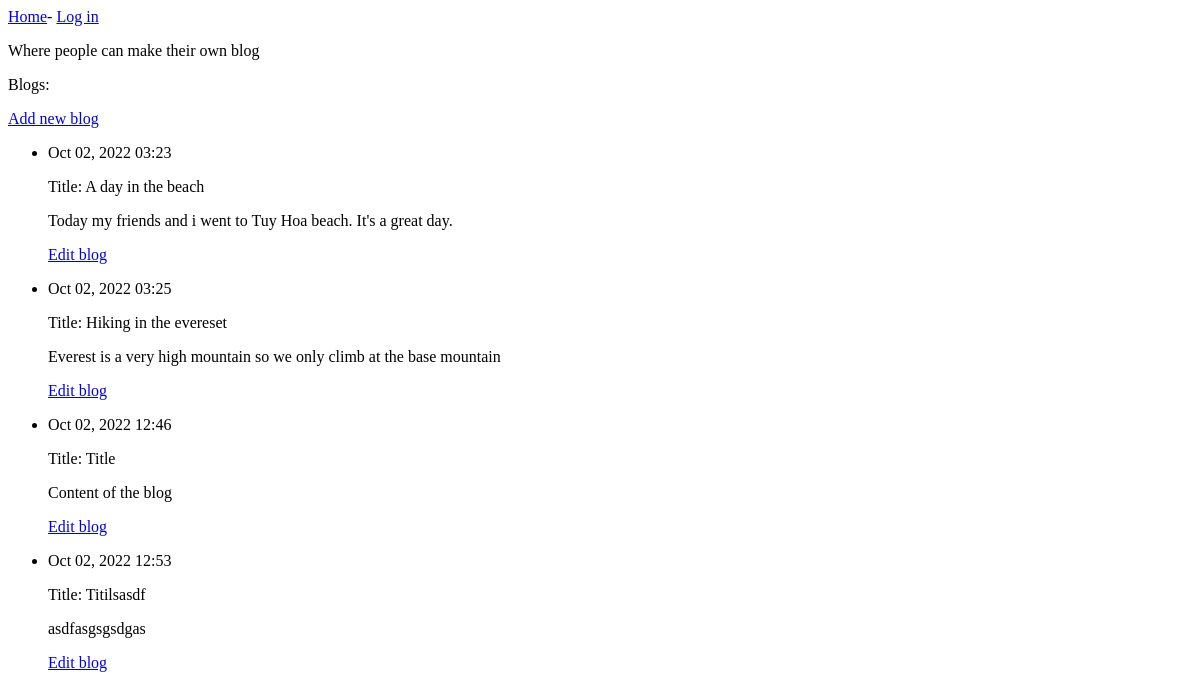
Before: / with the older database file.
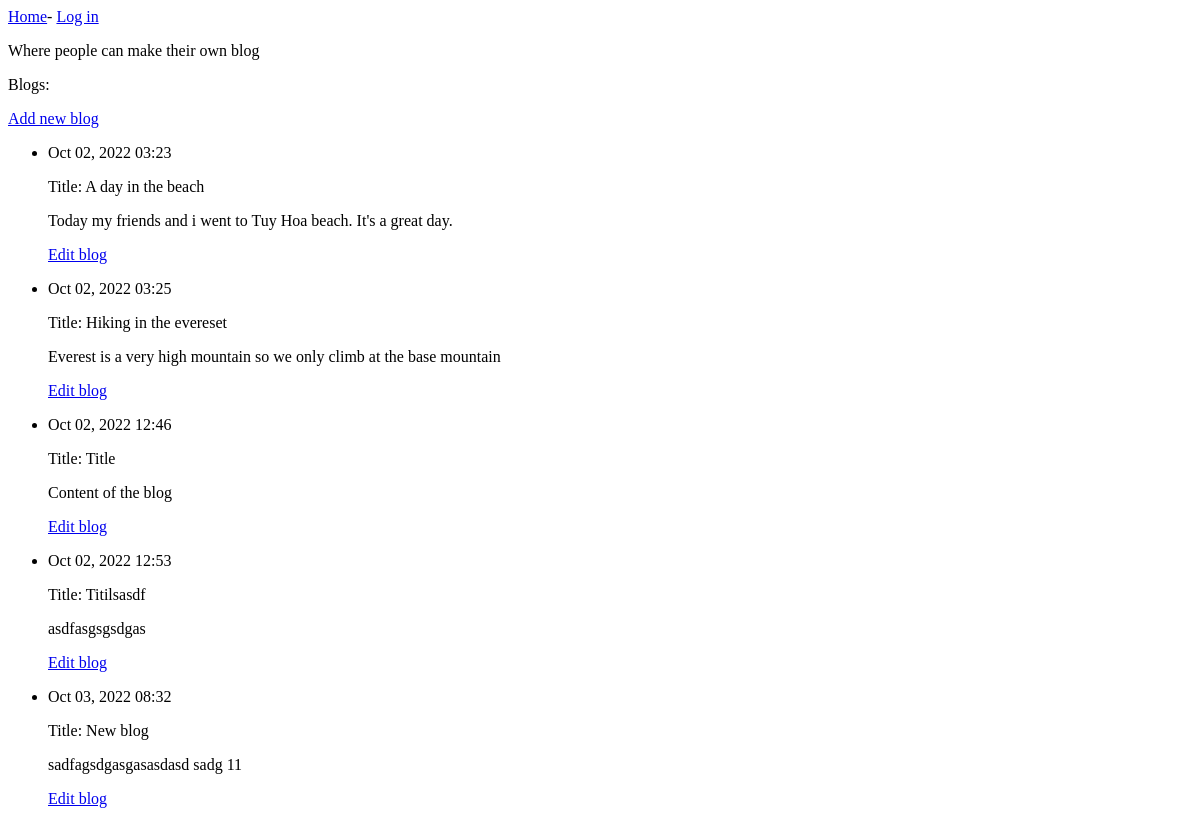
After: the same page with the newer database file.
### blogs/models.py (models this page shows, shortened)
class BlogPost(models.Model):
	title= models.CharField(max_length = 300)
	text = models.TextField()
	date_added = models.DateTimeField(auto_now_add= True)

### blogs/views.py (the view)
# urls.py: path("", views.index , name = "index"),
def index(request):
	blogs = BlogPost.objects.order_by("date_added")
	context = {"blogs": blogs}
	return render(request, "blogs/index.html", context)

### blogs/templates/blogs/index.html
{% extends "blogs/base.html" %}
{% block content %}
	<p>Where people can make their own blog</p>
	<p>Blogs:</p>
	<p>
		<a href="{% url 'blogs:new_blog' %}">Add new blog</a>
	</p>
	<ul>
		{% for blog in blogs %}
			<li>
				<p>{{ blog.date_added|date:'M d, Y H:i' }}</p>
				<p>Title: {{ blog.title }}</p>
				<p>{{ blog.text|linebreaks }}</p>
				<p><a href="{% url 'blogs:edit_blog' blog.id %}">Edit blog</a></p>
			</li>
		{% empty %}
			<li>There's no blogs yet.</li>
		{% endfor %}
	</ul>
{% endblock content %}

Changed rows visible on the page:
added BlogPost: date_added "Oct 03, 2022 08:32", title "New blog", text "sadfagsdgasgasasdasd sadg 11"
